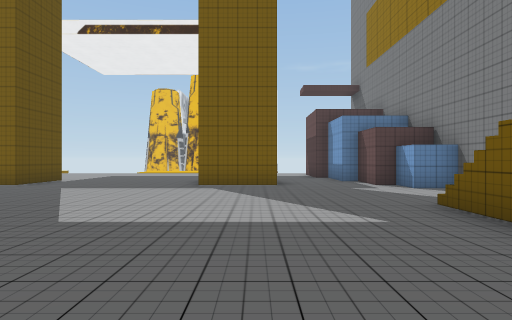
view 1 (above)

16 first-person views from a walk through a Unity game level. The camera is 1.3 m above the floor, looks level and sees 75° across. The floor is counted in squares, 2 m on a side. Each view is taken from the middle of a square. On the plan, view 1 faces up. The plan holds only what a view shows up to about 10 squares ahead; the rest is blank. The place goes on beyond the plan. The player is left out. Some animated figures are left out. Some surface patterns are stand-ins.

view 2
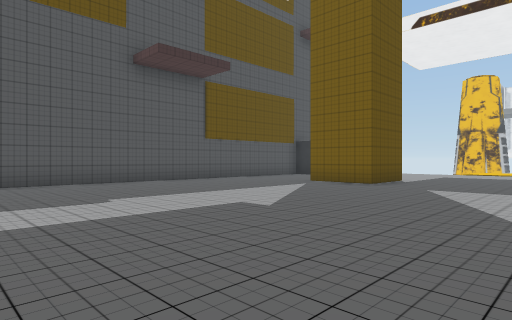

view 3
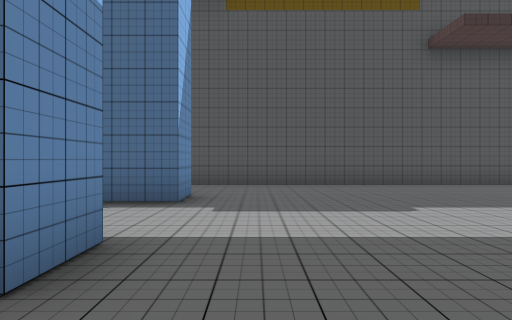

view 4
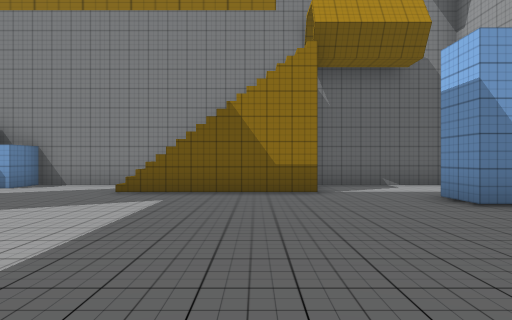

view 5
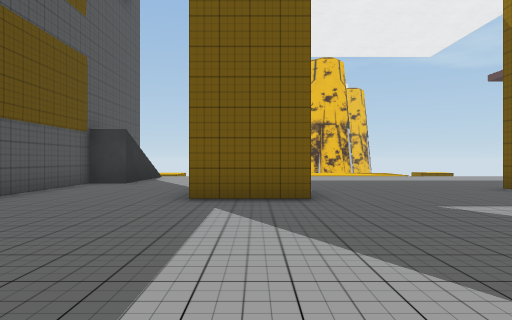

view 6
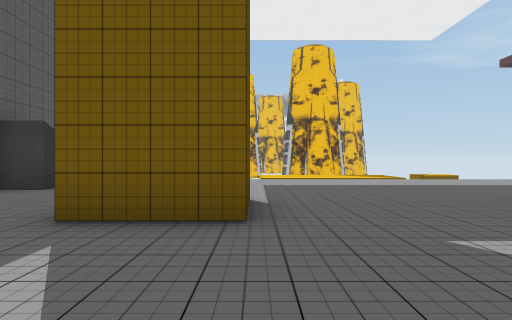

view 7
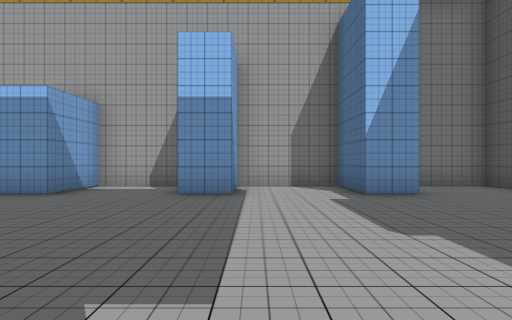

view 8
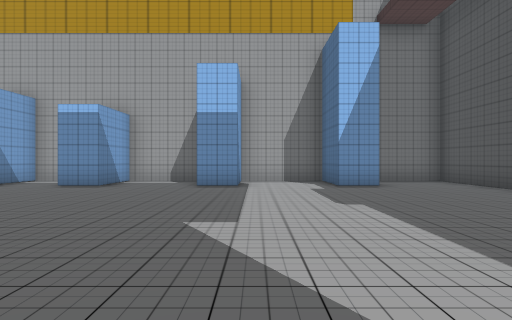

view 9
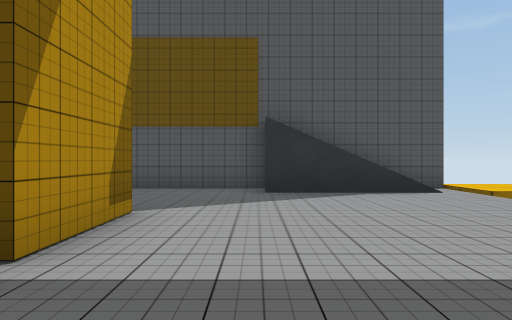

view 10
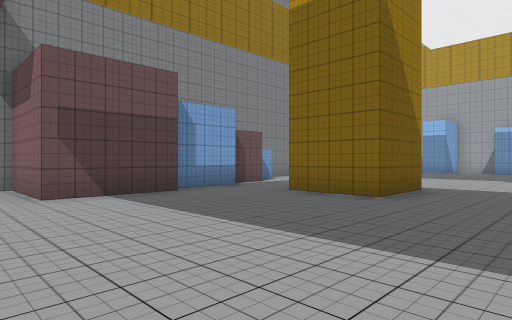

view 11
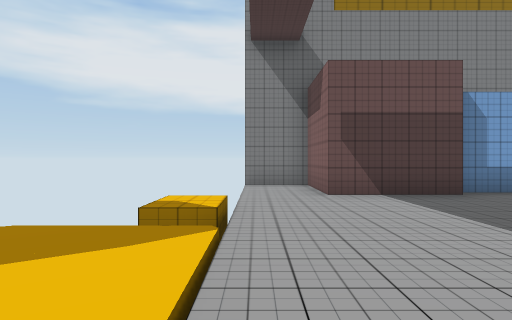

view 12
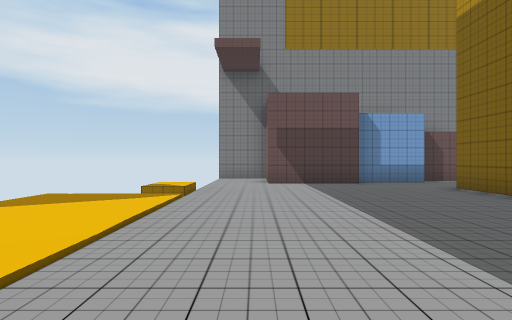

view 13
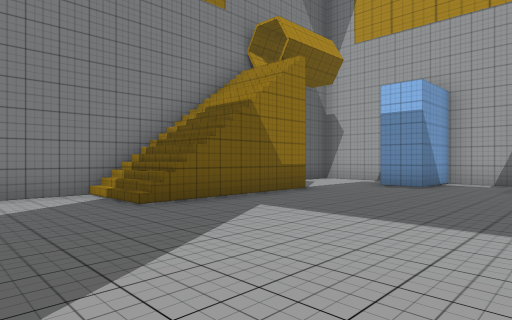

view 14
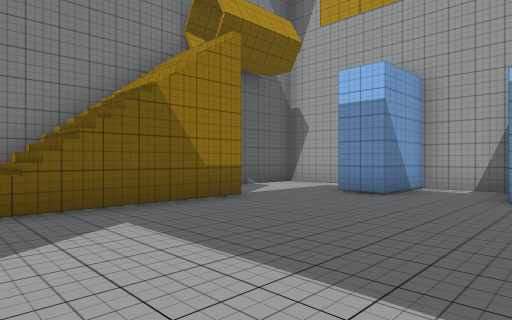

view 15
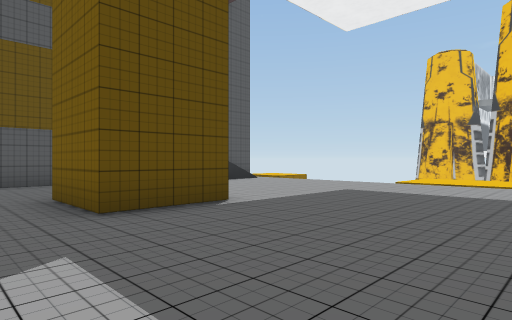

view 16
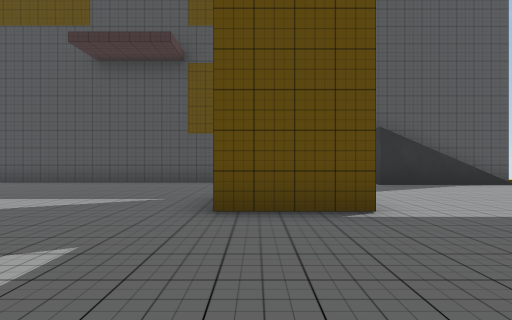

### Floor plan
Key: @ floor where view 1 was taken; # wall or solid block; x gap in a wall; . floor; / step, stairs or slope.
Columns run from 12 left of view 1 to 5 right of it. Each row starts with its distance up from view 1.
 18        ....
 17        ....
 16 x... ............x
 15 #/...............#
 14 #/.............###
 13 #/.............#
 12 #/.............#
 11 #..............#
 10 #...###....##..#
  9 #...###....##..##
  8 #...............##
  7 #................#
  6 #................#
  5 #..............//#
  4 #..............//#
  3 #..............//#
  2 #..............//#
  1 #..............#/#
  0 #...........@....#
 -1 #................#
 -2 #..##..#..#..#...#
 -3 #.. #..#..#..# ..#
 -4 ### ########## ###

Positions as (right, up) in squares from view 1, and headings:
1: (0, 0), facing up
2: (-2, 0), facing up-left
3: (-3, 0), facing left
4: (-4, 2), facing right
5: (-7, 3), facing up
6: (-6, 5), facing up
7: (-6, 5), facing down
8: (-6, 7), facing down
9: (-4, 12), facing left
10: (-4, 16), facing down-right
11: (-4, 16), facing right
12: (-7, 15), facing right
13: (-2, 7), facing down-right
14: (-2, 5), facing down-right
15: (-2, 7), facing up-left
16: (-2, 9), facing left
